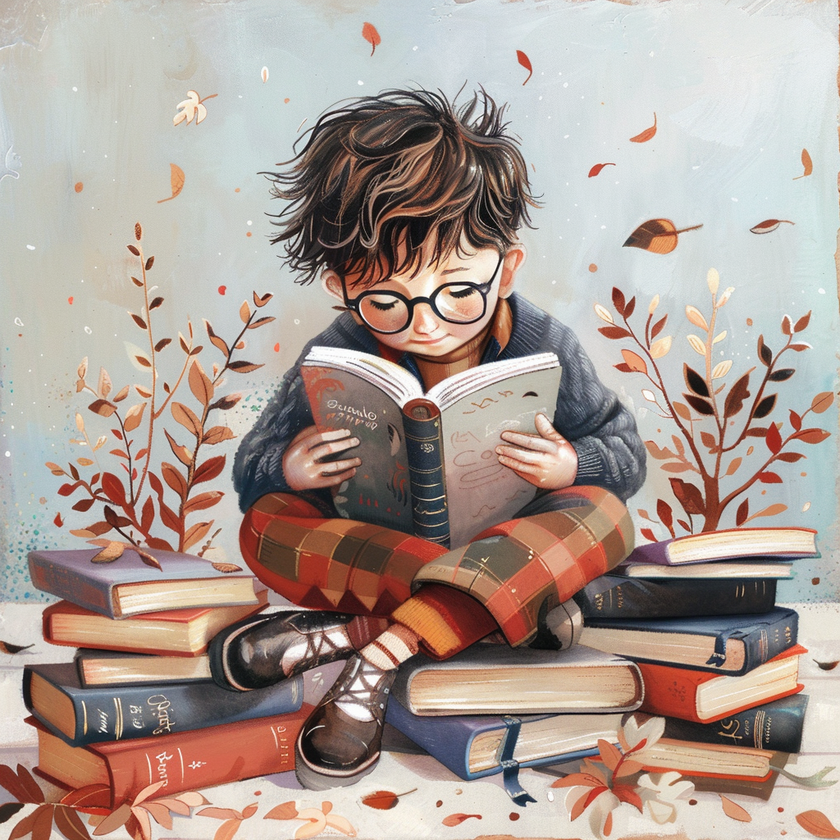
#> input picture pillow-rotate/image.png, 840 x 840 px, shrunk from 1024 x 1024 before the run
$ python main.py
#> lines starting #> are read from the running program, lines starting #| are printed output that depends on the picture
# pip install Pillow
from PIL import Image
image = Image.open("./image.png")
#> image is the input picture: PIL image 840x840 RGB; mean R, G, B 172.7, 157.3, 149.4
image1 = image.rotate(30)
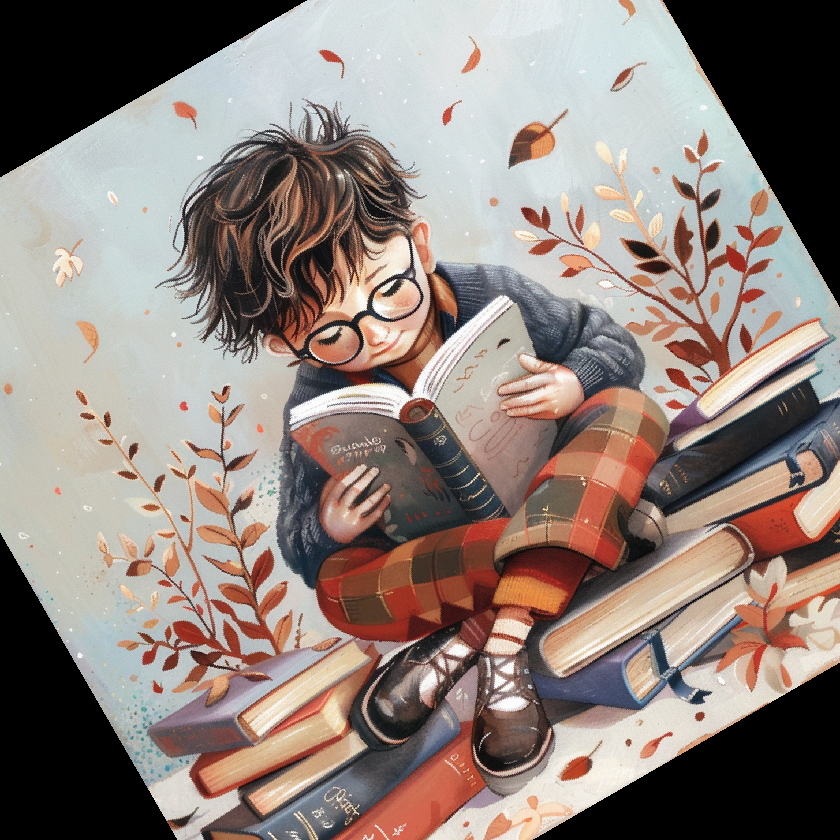
#> image1: PIL image 840x840 RGB; mean R, G, B 142, 129.1, 122.7
image1.save("./sample1.jpeg")
# 枠に収めるにはexpand=true
image2 = image.rotate(30, expand=True)
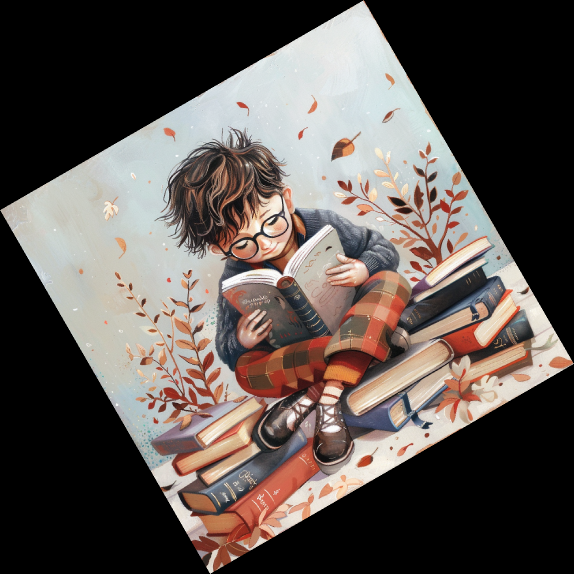
#> image2: PIL image 1148x1148 RGB (shown at 1/2 size); mean R, G, B 92.5, 84.2, 80
image2.save("./sample2.jpeg")

# 左右反転
image3 = image.transpose(Image.FLIP_LEFT_RIGHT)
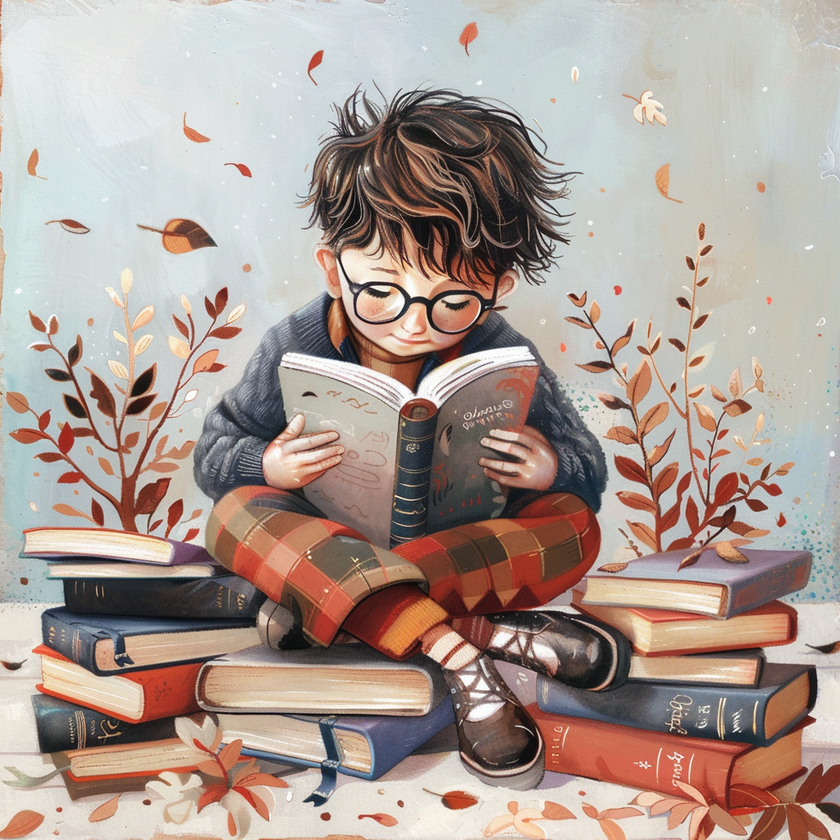
#> image3: PIL image 840x840 RGB; mean R, G, B 172.7, 157.3, 149.4
image3.save("./sample3.jpeg")
# 上下反転
image4 = image.transpose(Image.FLIP_TOP_BOTTOM)
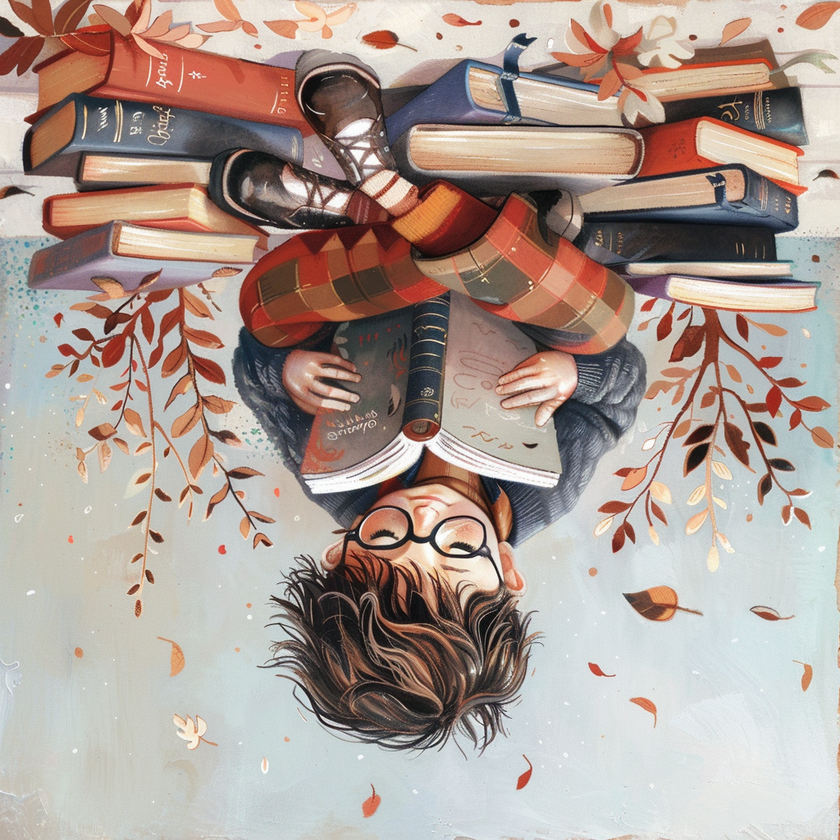
#> image4: PIL image 840x840 RGB; mean R, G, B 172.7, 157.3, 149.4
image4.save("./sample4.jpeg")
